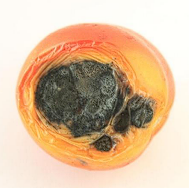
%> input picture Minggu 3/tomat.png, 189 x 188 px
$ octave negative.m   (GNU Octave 9; MATLAB toolbox functions it lacks are replaced by stand-ins)
%> lines starting %> are read from the running program, lines starting %| are printed output that depends on the picture
gambar = imread('D:\Developments\Matlab\Minggu 3\tomat.png');
%> gambar is the input picture: size 188x189x3 uint8; mean R, G, B 217.8, 187.9, 157.8
%tomat = rgb2gray(gambar);
tomat = gambar(:,:,1);
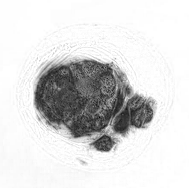
%> tomat: size 188x189 uint8; min 0, max 255, mean 217.8
%tomat = gambar(:,:,2);
%tomat = gambar(:,:,3);
negasi = 255-tomat;
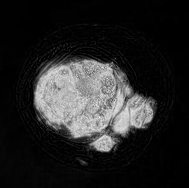
%> negasi: size 188x189 uint8; min 0, max 255, mean 37.2
subplot(1,3,1),imshow(gambar),title('Citra Asli');
subplot(1,3,2),imshow(tomat),title('Citra Grayscale');
subplot(1,3,3),imshow(negasi),title('Citra Negasi');
